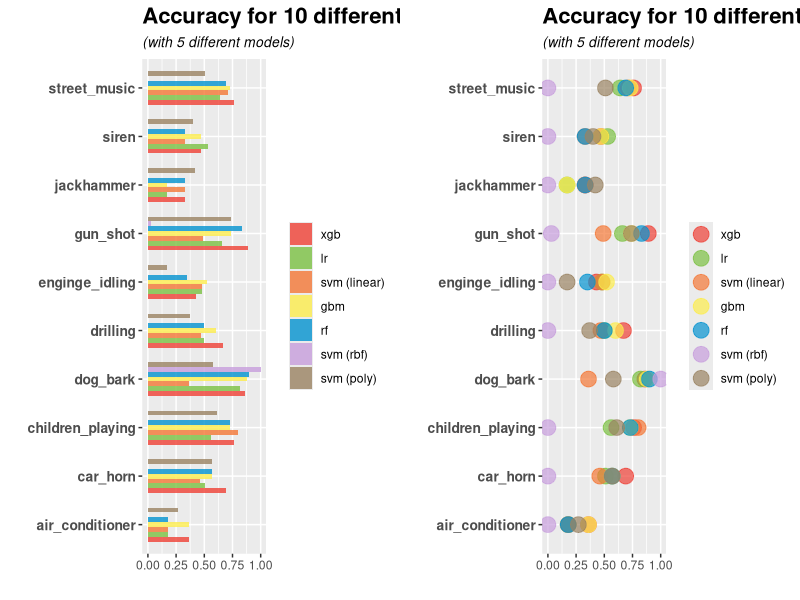

Source code (R):
## ---- chunk 1
knitr::opts_chunk$set(echo = TRUE)
## ---- chunk 2
library(ggplot2)
library(gridExtra)
df <- data.frame(model = rep(c('xgb', 'lr', 'svm (linear)', 'gbm', 'rf', 'svm (rbf)', 'svm (poly)'), each=10),
                 class = c("air_conditioner", "car_horn", "children_playing",
                           "dog_bark", "drilling", "enginge_idling",
                           "gun_shot", "jackhammer", "siren", "street_music"),
                 #class = as.character(rep(c(0:9),5)),
                 accuracy=c(0.36,0.69,0.76,0.86,0.67,0.43,0.89,0.33,0.47,0.76,
                            0.18, 0.51, 0.56, 0.82, 0.5, 0.48, 0.66, 0.17, 0.53, 0.64,
                            0.18, 0.46, 0.80, 0.36, 0.47, 0.48, 0.49, 0.33, 0.33, 0.71,
                            0.36, 0.57, 0.73, 0.88, 0.6, 0.52, 0.74, 0.17, 0.47, 0.73,
                            0.18, 0.57, 0.73, 0.90, 0.50, 0.35, 0.83, 0.33, 0.33, 0.69,
                            0, 0, 0, 1, 0, 0, 0.03, 0, 0, 0,
                            0.27, 0.57, 0.61, 0.58, 0.37, 0.17, 0.74, 0.42, 0.4, 0.51))
df$model<- factor(df$model, levels = c('xgb', 'lr', 'svm (linear)', 'gbm', 'rf', 'svm (rbf)', 'svm (poly)'))
df$class<- factor(df$class, levels = c("air_conditioner", "car_horn", "children_playing",
                                       "dog_bark", "drilling", "enginge_idling",
                                       "gun_shot", "jackhammer", "siren", "street_music"))
## ---- chunk 3
bar<- ggplot(data=df, aes(x=class, y=accuracy, fill=model)) +
  geom_col(position='dodge', width=0.7, alpha=0.8)+
  ggtitle("Accuracy for 10 different classes audios",
          subtitle="(with 5 different models)")+
  ylim(0, 1)+
  labs(x = "", y = "")+
  coord_flip()+
  theme_grey(11)+
  theme(legend.title = element_blank())+
  scale_fill_manual(values = c("#ee4035", "#7bc043", "#f37736", "#fcec4d", "#0392cf", "#c79ddc", "#9a8262"))+
  theme(axis.text.y = element_text(face="bold", size=10),
        plot.title = element_text(face="bold", size=16), 
        plot.subtitle = element_text(face="italic", size=10))
## ---- chunk 4
bub<- ggplot(df, aes(x=class, y=accuracy, color=model))+
  geom_point(size=5, alpha=0.7)+
  ggtitle("Accuracy for 10 different classes audios",
          subtitle="(with 5 different models)")+
  ylim(0, 1)+
  labs(x = "", y = "")+
  coord_flip()+
  scale_color_manual(values = c("#ee4035", "#7bc043", "#f37736", "#fcec4d", "#0392cf", "#c79ddc", "#9a8262"))+
  theme_grey(11)+
  theme(legend.title=element_blank())+
  theme(axis.text.y = element_text(face="bold", size=10),
        plot.title = element_text(face="bold", size=16), 
        plot.subtitle = element_text(face="italic", size=10))
## ---- chunk 5
grid.arrange(bar, bub, ncol=2)
